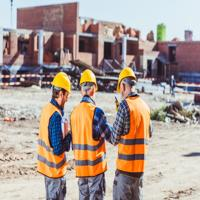
#> input picture high_vis_recognition/resized_images/resized_image.jpg, 200 x 200 px
$ python -i identify_roi.py   (imports and definitions only)
#> lines starting #> are read from the running program, lines starting #| are printed output that depends on the picture; after the words box and inside, x2 and y2 are one past the last pixel; in counts of white or black regions, pixels touching at a corner belong together
#> further down, picture is the input picture: shape (200, 200, 3); mean B, G, R 145.2, 154, 170.2
import cv2
import numpy as np

image_input_path = './high_vis_recognition/pre_processed_images/gaussian_blur.jpg'
image_output_path_base = './high_vis_recognition/roi_images/'

lower_color_green = np.array([30, 100, 100])
upper_color_green = np.array([40, 255, 255])

# image to be a numpy array
def return_edges(image):

    edges = cv2.Canny(image, 90, 150)
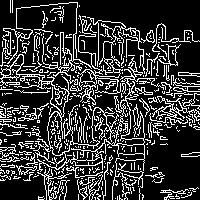
#> edges: shape (200, 200); 21.7% white in thin lines or dots
    #edges_image = Image.fromarray(edges)
    #edges_image.save(image_output_path_base + 'edges.jpg')
    return edges

def colour_based_segmentation(image_array):

    hsv_image = cv2.cvtColor(image_array, cv2.COLOR_BGR2HSV)
#> hsv_image: shape (200, 200, 3); mean H, S, V 71.8, 62.3, 177.4

    # [7 lines of commented-out code are left out]

    color_mask = cv2.inRange(hsv_image, lower_color_green, upper_color_green)
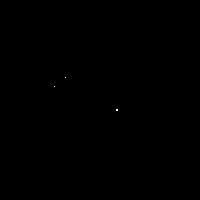
#> color_mask: shape (200, 200); 0.01% white in thin lines or dots, all inside (x1, y1, x2, y2) = (54, 77, 118, 111)

    segmented_image = cv2.bitwise_and(image_array, image_array, mask=color_mask)
#> in identify_roi, `edges_with_color = cv2.bitwise_and(edges, edges, mask=cv2.cvtColor(seg..`: edges_with_color: shape (200, 200); 0.01% white in thin lines or dots, all inside (x1, y1, x2, y2) = (54, 86, 117, 111)

    return segmented_image

def get_contours(segmented_image, min_contour_area=75):
    # Find contours in the binary image
#> called with min_contour_area = 75
    contours, _ = cv2.findContours(cv2.cvtColor(segmented_image, cv2.COLOR_BGR2GRAY), cv2.RETR_EXTERNAL, cv2.CHAIN_APPROX_SIMPLE)
#> contours = 3 contours, all with area under 20

    # Filter contours based on area
    filtered_contours = [cnt for cnt in contours if cv2.contourArea(cnt) > min_contour_area]
#> filtered_contours = []

    # Create an empty mask
    mask = np.zeros_like(segmented_image)

    # Draw contours on the mask
    cv2.drawContours(mask, filtered_contours, -1, (255, 255, 255), thickness=cv2.FILLED)
#> mask: shape (200, 200, 3); every value is 0

    # Apply the mask to the original image
    result_image = cv2.bitwise_and(segmented_image, mask)

    return result_image

def identify_roi(preprocessed_image_array):
    edges = return_edges(preprocessed_image_array)
    segmented_image = colour_based_segmentation(preprocessed_image_array)

    # Filter edges based on the presence of segmented color
    edges_with_color = cv2.bitwise_and(edges, edges, mask=cv2.cvtColor(segmented_image, cv2.COLOR_BGR2GRAY))

    combined_image = cv2.addWeighted(segmented_image, 1, cv2.cvtColor(edges_with_color, cv2.COLOR_GRAY2BGR), 1, 0)

    filer_by_contour = get_contours(combined_image)

    return filer_by_contour, combined_image


# [7 lines of commented-out code are left out]

>>> import cv2
>>> picture = cv2.imread('resized_images/resized_image.jpg')
>>> result = identify_roi(picture)
